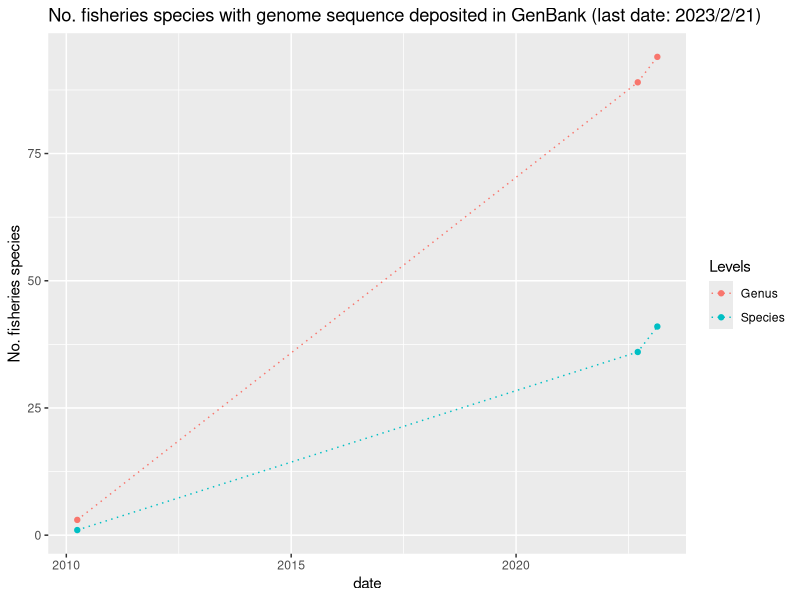

Write R code to recreate this figure.
#plot.no_genome_deposited.R


library(tidyverse)
library(lubridate)

list20220915 <- read_csv("aquatic_organism_genome_size_2022_0915.csv")
list20230221 <- read_csv("aquatic_organism_genome_size_2023_0221.csv")

No_sp_genome_20100331 <- 1
No_sp_genome_20220915 <- sum(!is.na(list20220915$Species_genome_size)) 
No_sp_genome_20230221 <- sum(!is.na(list20230221$Species_genome_size)) 

No_sp_genus_20100331 <- 3
No_genus_genome_20220915 <- sum(!is.na(list20220915$Genus_genome_size)) 
No_genus_genome_20230221 <- sum(!is.na(list20230221$Genus_genome_size)) 


genome_chronology <- tibble(date = c(ymd("2010-03-31"), ymd("2022-09-15"), ymd("2023-02-21")), 
            Species = c(No_sp_genome_20100331, No_sp_genome_20220915,No_sp_genome_20230221),
            Genus = c(No_sp_genus_20100331, No_genus_genome_20220915, No_genus_genome_20230221)
            )


genome_chronology <- genome_chronology %>% tidyr::gather(Levels, Value, -date) 


plot_sp_level <- ggplot(data = genome_chronology, aes(x=date, y = Value, color=Levels, group=Levels)) + 
  geom_point() + 
  geom_line(linetype = "dotted") +
  labs(y="No. fisheries species", title="No. fisheries species with genome sequence deposited in GenBank (last date: 2023/2/21)")

png("No_sp_genome_deposited.png", width = 600, height = 400)
plot_sp_level
dev.off()
